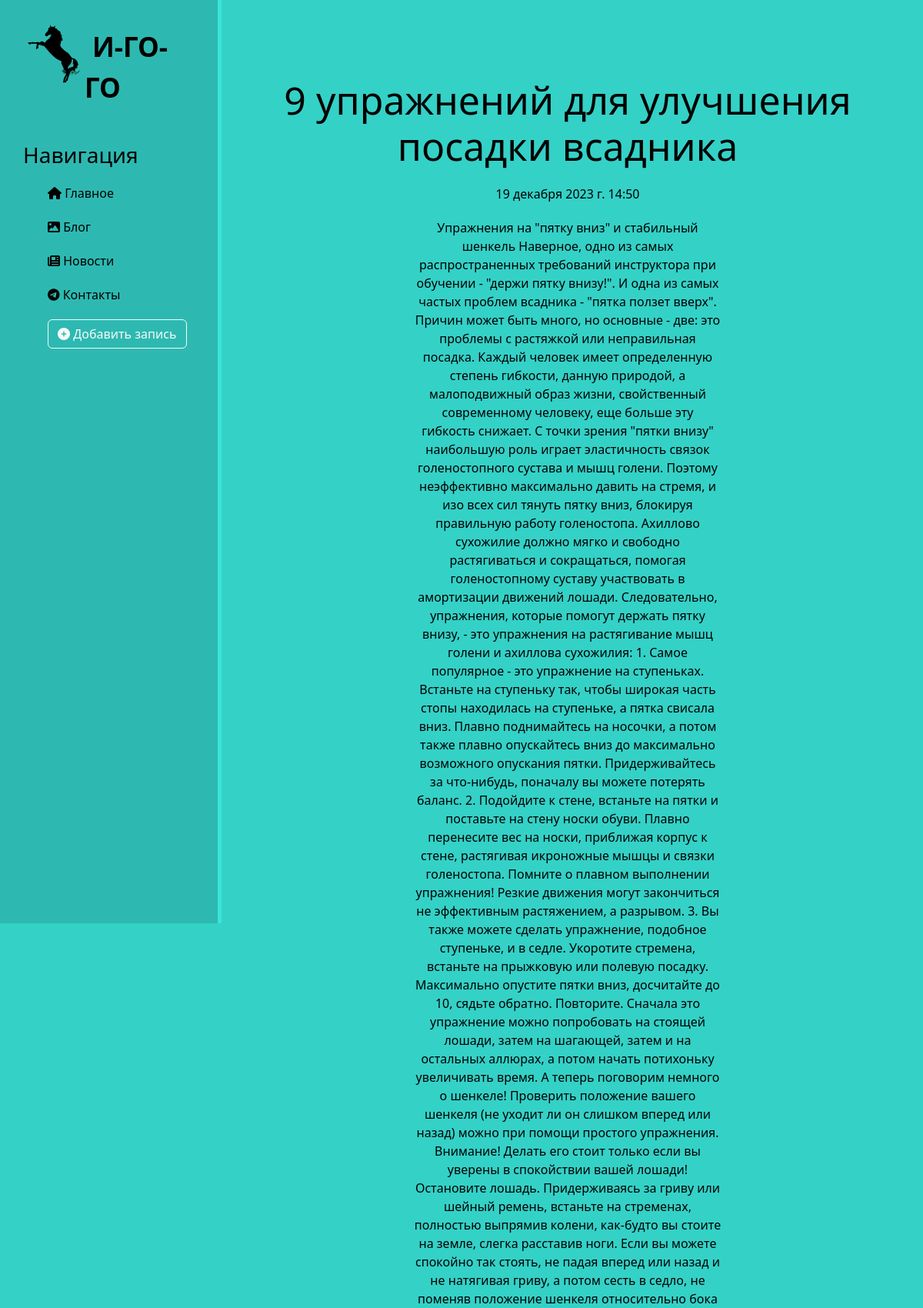
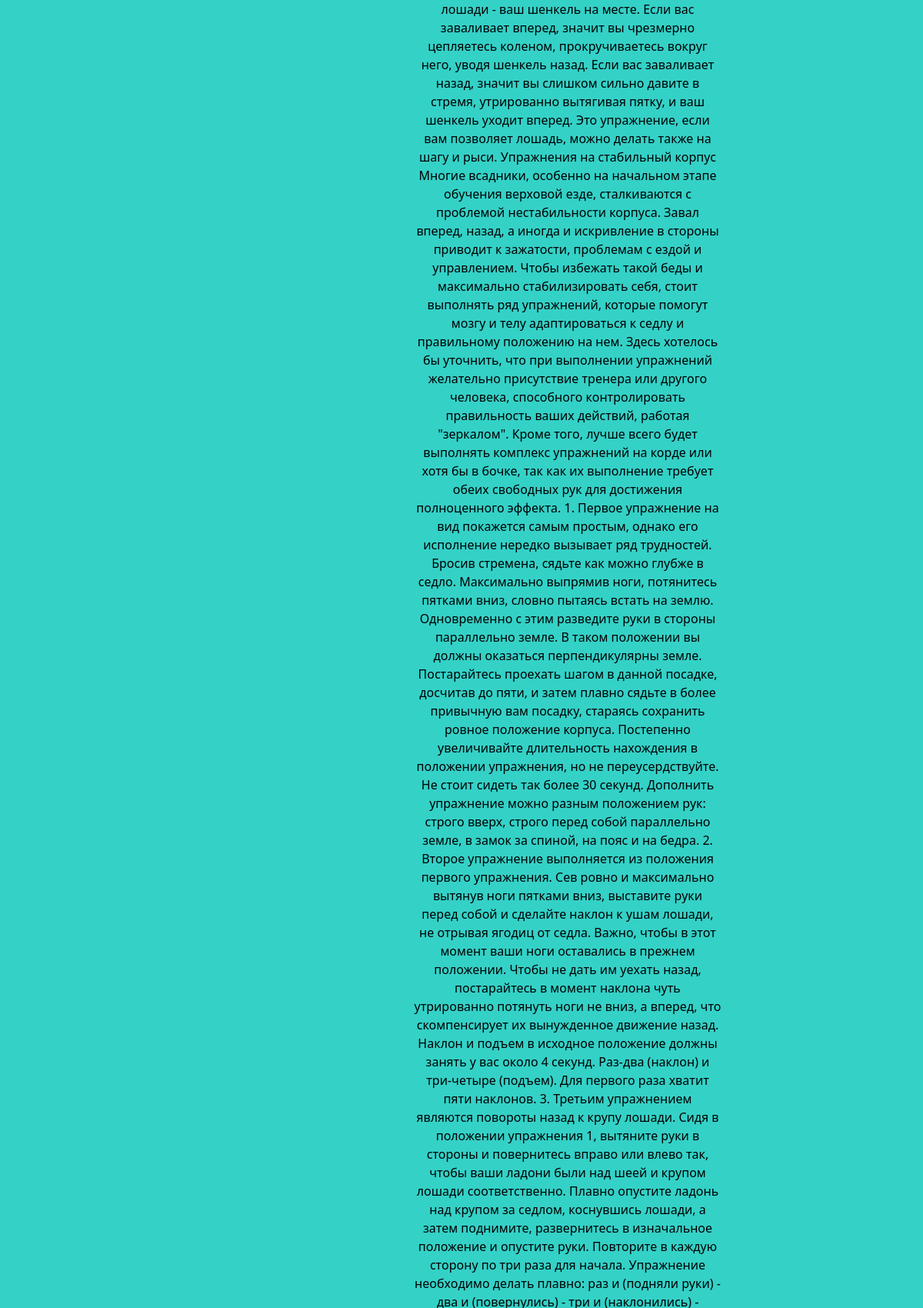
The page /news/2 (upper part) on the database its author committed (2 pictures, top to bottom).
### news/models.py (models this page shows, shortened)
class Articles(models.Model):
    title = models.CharField('Название', max_length=50)
    anons = models.CharField('Анонс', max_length=250)
    full_text = models.TextField('Статья')
    date = models.DateTimeField('Дата публикации')
    """Метод для отображения информации об объекте класса для пользователей"""
    """Метод для переадресации на страницу после редактирования и/или удаления записи"""
    class Meta:
        verbose_name = 'Новость'
        verbose_name_plural = 'Hовости'

### news/views.py (the view)
# urls.py: path('<int:pk>', views.NewsDetailView.as_view(), name='news_detail'),
class NewsDetailView(DetailView):
    model = Articles
    template_name = 'news/details_view.html'    # Шаблон, будет обрабатывать страницу
    context_object_name = 'article'    # По ключу будет передаваться запись в шаблон

### news/templates/news/details_view.html (shortened to what this page needs)
{% extends 'main/layout.html' %}
{% block content %}
    <div class="features">
        <h1>{{ article.title }}</h1>
        <p>{{ article.date }}</p>
        <p>{{ article.full_text }}</p>
    </div>
{% endblock %}

### main/static/main/css/main.css (style rules this page uses)
body { background: #34D1C7; }
main .features { float: left; color: black; margin-top: 100px; text-align: center; width: 75%; }
main .features h1 { font-size: 50px; }
main .features p { max-width: 400px; margin: 20px auto; }

### rows shown on the page
Articles: title "9 упражнений для улучшения посадки всадника", date "19 декабря 2023 г. 14:50"
